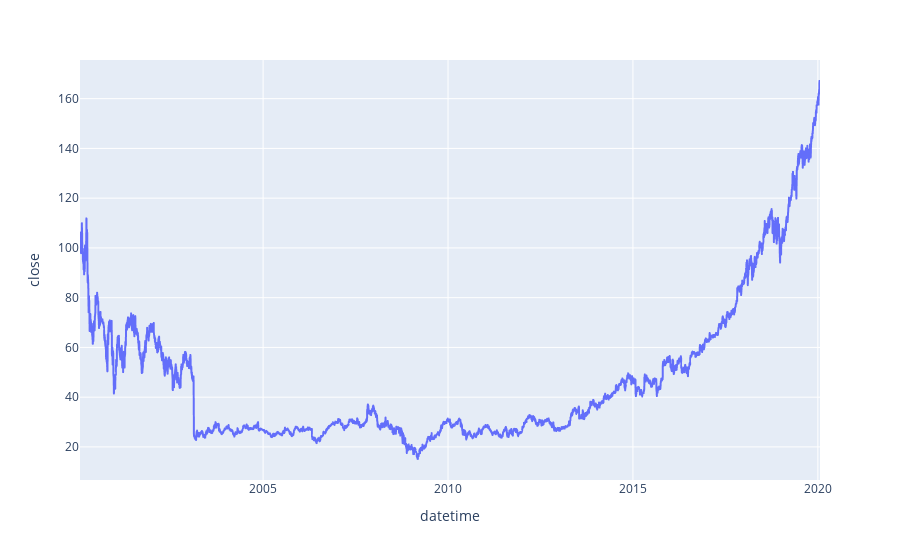

Notebook code cell kept with this figure:
### Code cell
# Using plotly.express
import plotly.express as px


fig = px.line(df_prices, x=pg._COL_DATETIME, y=pg._COL_CLOSE)
fig.show()

### Figure 1 — Plotly figure (JSON) as saved in the notebook; plotly's stock layout.template omitted (floating-point values rounded to 4 significant figures; data arrays with more than 128 entries replaced by an {"elided": "..."} marker saying what was removed)
{"data": [{"hoverlabel": {"namelength": 0}, "hovertemplate": "datetime=%{x}<br>close=%{y}", "legendgroup": "", "line": {"color": "#636efa", "dash": "solid"}, "mode": "lines", "name": "", "showlegend": false, "type": "scattergl", "x": {"elided": "5033 str values"}, "xaxis": "x", "y": {"elided": "5033 float values"}, "yaxis": "y"}], "layout": {"legend": {"tracegroupgap": 0}, "margin": {"t": 60}, "xaxis": {"anchor": "y", "domain": [0, 1], "title": {"text": "datetime"}}, "yaxis": {"anchor": "x", "domain": [0, 1], "title": {"text": "close"}}}}
